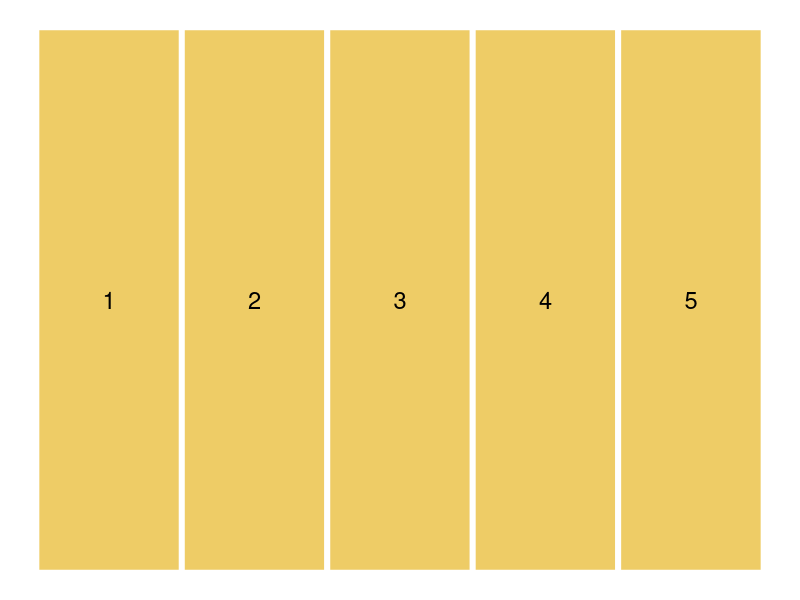
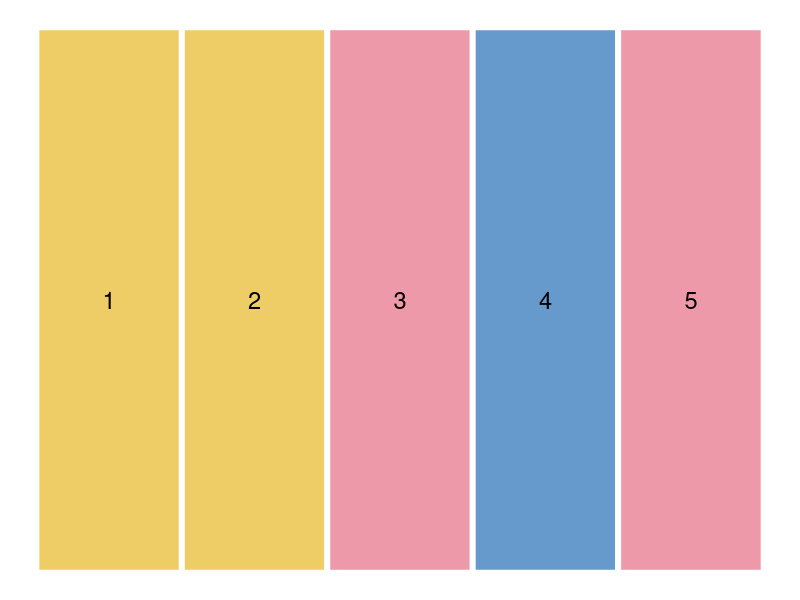
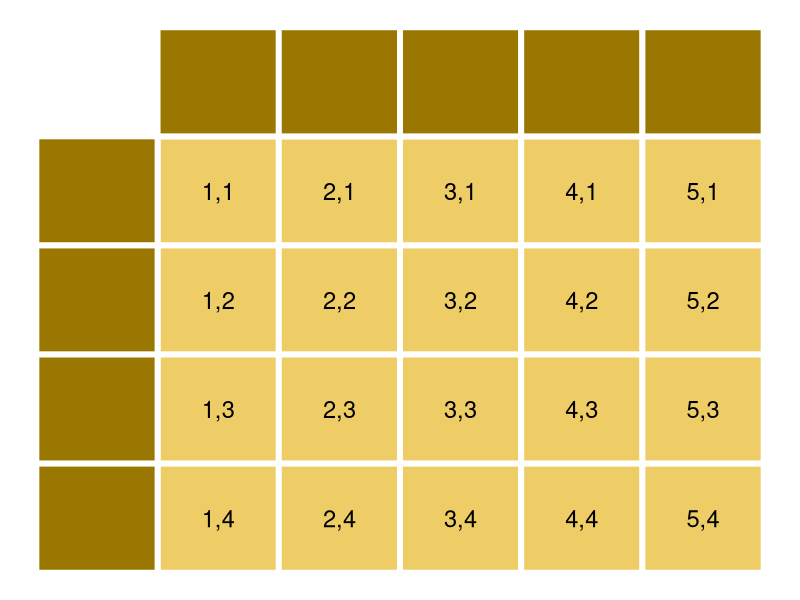
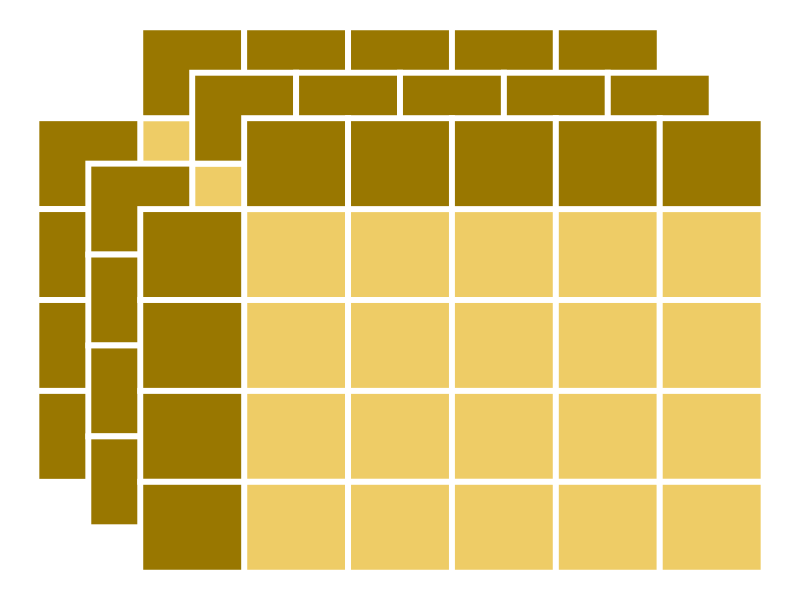
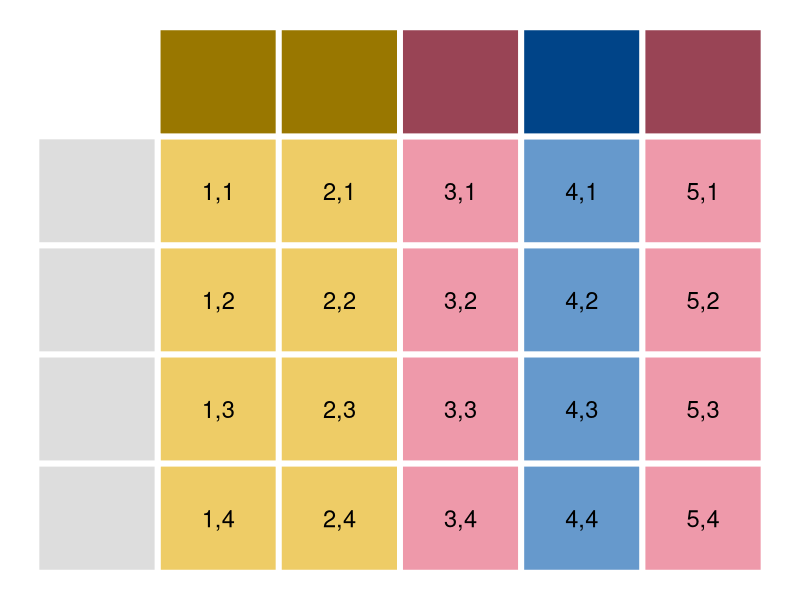

Here is the R script that generated these plots, in order:
## ---- chunk 1
#| label: fig-r-atomic
#| echo: false
#| fig-width: 5
#| fig-height: 1
#| out-width: '33%'
#| fig-cap: "Un vecteur est un ensemble d'éléments de même type."
vec <- data.frame(x = 1:5, y = 1, z = "A")
ggplot2::ggplot(data = vec) +
  ggplot2::aes(x = x, y = y, fill = z, label = x) +
  ggplot2::geom_tile(colour = "white", linewidth = 2) +
  ggplot2::geom_text(size = 6) +
  ggplot2::theme_void() +
  ggplot2::theme(legend.position = "none") +
  ggplot2::scale_fill_manual(values = c(A = "#EECC66"))
## ---- chunk 2
x <- TRUE          # logical
x <- 1L            # integer
x <- 10.5          # double
x <- "archéologie" # character
## ---- chunk 3
vec_log <- c(TRUE, FALSE, TRUE) # logical
vec_int <- c(1L, 2L, 3L)        # integer
vec_num <- c(1.2, 2.1, 3.2)     # double
vec_cha <- c("A", "B", "C")     # character
## ---- chunk 4
typeof(vec_cha)

length(vec_cha)
## ---- chunk 5
is.logical(vec_log)

is.integer(vec_int)

is.double(vec_num)

is.character(vec_cha)
## ---- chunk 6
x <- c(1, "B", 3)
typeof(x)

x <- c(TRUE, "B", TRUE)
typeof(x)
## ---- chunk 7
x <- c(1L, 2.1, 3L)
typeof(x)

x <- c(TRUE, 2.1, TRUE)
typeof(x)
## ---- chunk 8
as.integer(c(1.2, 2.1, 3.2))

as.numeric(c(TRUE, FALSE, TRUE))

as.character(c(1.2, 2.1, 3.2))
## ---- chunk 9
as.logical(c(1, 0, 3))
## ---- chunk 10
as.numeric(c("A", "B", "C"))
## ---- chunk 11
x <- 1:5

attr(x, "a") <- "xyz"
attr(x, "a")

attr(x, "b") <- 1:3
attr(x, "b")
## ---- chunk 12
# Un nom est associé à chaque élément
x <- c(a = 1, b = 2, c = 3, d = 4, e = 5)
x

# Les noms sont spécifiés à l'aide d'un vecteur
names(x) <- c("f", "g", "h", "i", "j")
x

# Extraire les noms des différents éléments
names(x)

# Supprimer les noms
names(x) <- NULL
names(x)

x
## ---- chunk 13
#| label: fig-r-list
#| echo: false
#| fig-width: 5
#| fig-height: 1
#| out-width: '33%'
#| fig-cap: "Une liste est un vecteur dont les éléments peuvent être de différents types."
vec <- data.frame(x = 1:5, y = 1, z = c("A", "A", "B", "C", "B"))
ggplot2::ggplot(data = vec) +
  ggplot2::aes(x = x, y = y, fill = z, label = x) +
  ggplot2::geom_tile(colour = "white", linewidth = 2) +
  ggplot2::geom_text(size = 6) +
  ggplot2::theme_void() +
  ggplot2::theme(legend.position = "none") +
  ggplot2::scale_fill_manual(
    values = c(A = "#EECC66", B = "#EE99AA", C = "#6699CC")
  )
## ---- chunk 14
# Création d'une liste contenant 4 éléments
x <- list(
  TRUE,
  1L,
  c(1.2, 2.1),
  c("X", "Y", "Z")
)
x

# Une liste est un objet de type 'list'
typeof(x)

# Longueur de la liste (nombre d'éléments)
length(x)

# Longueur des différents éléments de la liste
lengths(x)

# Les éléments de la liste peuvent être nommés
names(x) <- c("a", "b", "c", "d")
x
## ---- chunk 15
x <- list(
  list(
    c(TRUE, FALSE),
    c("X", "Y", "Z")
  ), 
  c(1, 2)
)
x
## ---- chunk 16
x <- c(
  list(
    c(TRUE, FALSE),
    c("X", "Y", "Z")
  ), 
  list(1, 2)
)
x
## ---- chunk 17
x <- c(
  list(
    c(TRUE, FALSE),
    c("X", "Y", "Z")
  ), 
  c(1, 2)
)
x
## ---- chunk 18
#| label: fig-r-matrix
#| echo: false
#| fig-width: 5
#| fig-height: 5
#| out-width: '33%'
#| fig-cap: "Une matrice (a) est un tableau à deux dimensions dont tous les éléments sont de même type. Un array (b) peut être vu comme un empilement de matrices (formant ainsi un cube de données)."
#| fig-subcap: 
#|   - ""
#|   - ""
#| layout-ncol: 2
vec <- data.frame(x = rep(1:5, each = 4), y = -rep(1:4, times = 5), z = c("A"))
vec$i <- paste(vec$x, vec$y * -1, sep=",")
col <- data.frame(x = 1:5, y = 0, z = "X", i = "")
row <- data.frame(x = 0, y = 1:4 * -1, z = "X", i = "")

ggplot2::ggplot(data = rbind(vec, col, row)) +
  ggplot2::aes(x = x, y = y, fill = z, label = i) +
  ggplot2::geom_tile(colour = "white", linewidth = 2) +
  ggplot2::geom_text(size = 6) +
  ggplot2::theme_void() +
  ggplot2::theme(legend.position = "none") +
  ggplot2::scale_fill_manual(values = c(A = "#EECC66", X = "#997700"))

ggplot2::ggplot(data = rbind(vec, col, row)) +
  ggplot2::aes(fill = z, label = i) +
  ggplot2::geom_tile(
    ggplot2::aes(x = x, y = y), colour = "white", linewidth = 2
  ) +
  ggplot2::geom_tile(
    ggplot2::aes(x = x + 0.5, y = y -0.5), colour = "white", linewidth = 2
  ) +
  ggplot2::geom_tile(
    ggplot2::aes(x = x + 1, y = y - 1), colour = "white", linewidth = 2
  ) +
  # ggplot2::geom_text(ggplot2::aes(x = x + 1, y = y - 1), size = 6) +
  ggplot2::theme_void() +
  ggplot2::theme(legend.position = "none") +
  ggplot2::scale_fill_manual(values = c(A = "#EECC66", X = "#997700"))
## ---- chunk 19
# Soit un vecteur contenant 12 éléments
x <- 1:12
x

# Le vecteur est transformé en une matrice de 2 lignes et 6 colonnes
dim(x) <- c(2, 6)
dim(x)
x
## ---- chunk 20
typeof(x) # Type des éléments
length(x) # Nombre d'éléments (valeurs)
nrow(x)   # Nombre de lignes
ncol(x)   # Nombre de colonnes
## ---- chunk 21
# Par défaut, une matrice est remplie colonne par colonne
x <- matrix(1:12, nrow = 3, ncol = 4)
x

# Ce comportement peut être modifié
y <- matrix(1:12, nrow = 3, ncol = 4, byrow = TRUE)
y
## ---- chunk 22
# Combine les lignes de deux matrices
rbind(x, y)

# Combine les colonnes de deux matrices
cbind(x, y)
## ---- chunk 23
rownames(x) <- c("X", "Y", "Z")
colnames(x) <- c("A", "B", "C", "D")
dimnames(x)

x

dimnames(y) <- list(c("X", "Y", "Z"), c("A", "B", "C", "D"))
rownames(y)
colnames(y)

y
## ---- chunk 24
#| label: fig-r-dataframe
#| echo: false
#| fig-width: 5
#| fig-height: 5
#| out-width: '33%'
#| fig-cap: "Un data.frame est un tableau à deux dimensions dont les colonnes peuvent être de différents types."
vec <- data.frame(x = rep(1:5, each = 4), y = -rep(1:4, times = 5), 
                  z = rep(c("A", "A", "B", "C", "B"), each = 4))
vec$i <- paste(vec$x, vec$y * -1, sep=",")
col <- data.frame(x = 1:5, y = 0, z = c("X", "X", "Y", "Z", "Y"), i = "")
row <- data.frame(x = 0, y = 1:4 * -1, z = NA_character_, i = "")

ggplot2::ggplot(data = rbind(vec, col, row)) +
  ggplot2::aes(x = x, y = y, fill = z, label = i) +
  ggplot2::geom_tile(colour = "white", linewidth = 2) +
  ggplot2::geom_text(size = 6) +
  ggplot2::theme_void() +
  ggplot2::theme(legend.position = "none") +
  ggplot2::scale_fill_manual(
    values = c(A = "#EECC66", B = "#EE99AA", C = "#6699CC",
               X = "#997700", Y = "#994455", Z = "#004488"),
    na.value = "#DDDDDD"
  )
## ---- chunk 25
x <- data.frame(
  a = 1:3,
  b = c("x", "y", "z")
)
x
## ---- chunk 26
typeof(x) # Type list
length(x) # Nombre d'éléments (colonnes)
## ---- chunk 27
nrow(x) # Nombre de lignes
ncol(x) # Nombre de colonnes
## ---- chunk 28
rownames(x) # Noms de lignes
colnames(x) # Noms de colonnes
